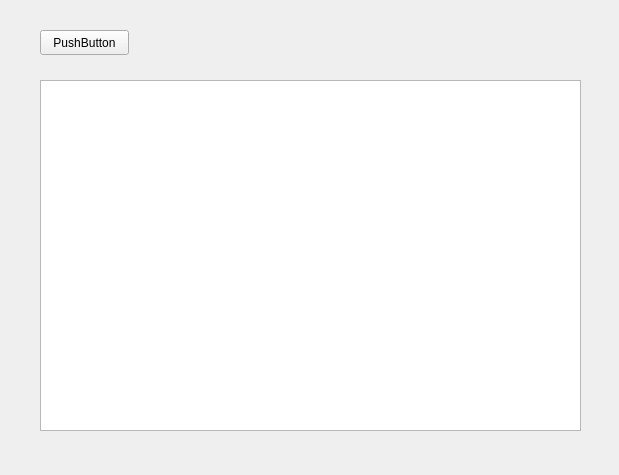
<?xml version="1.0" encoding="UTF-8"?>
<ui version="4.0">
 <class>QTestWidget</class>
 <widget class="QWidget" name="QTestWidget">
  <property name="geometry">
   <rect>
    <x>0</x>
    <y>0</y>
    <width>619</width>
    <height>475</height>
   </rect>
  </property>
  <property name="sizePolicy">
   <sizepolicy hsizetype="Expanding" vsizetype="Expanding">
    <horstretch>0</horstretch>
    <verstretch>0</verstretch>
   </sizepolicy>
  </property>
  <property name="windowTitle">
   <string>QTestWidget</string>
  </property>
  <widget class="QPlainTextEdit" name="plainTextEdit">
   <property name="geometry">
    <rect>
     <x>40</x>
     <y>80</y>
     <width>541</width>
     <height>351</height>
    </rect>
   </property>
  </widget>
  <widget class="QPushButton" name="pushButton">
   <property name="geometry">
    <rect>
     <x>40</x>
     <y>30</y>
     <width>89</width>
     <height>25</height>
    </rect>
   </property>
   <property name="text">
    <string>PushButton</string>
   </property>
  </widget>
 </widget>
 <resources/>
 <connections/>
</ui>
